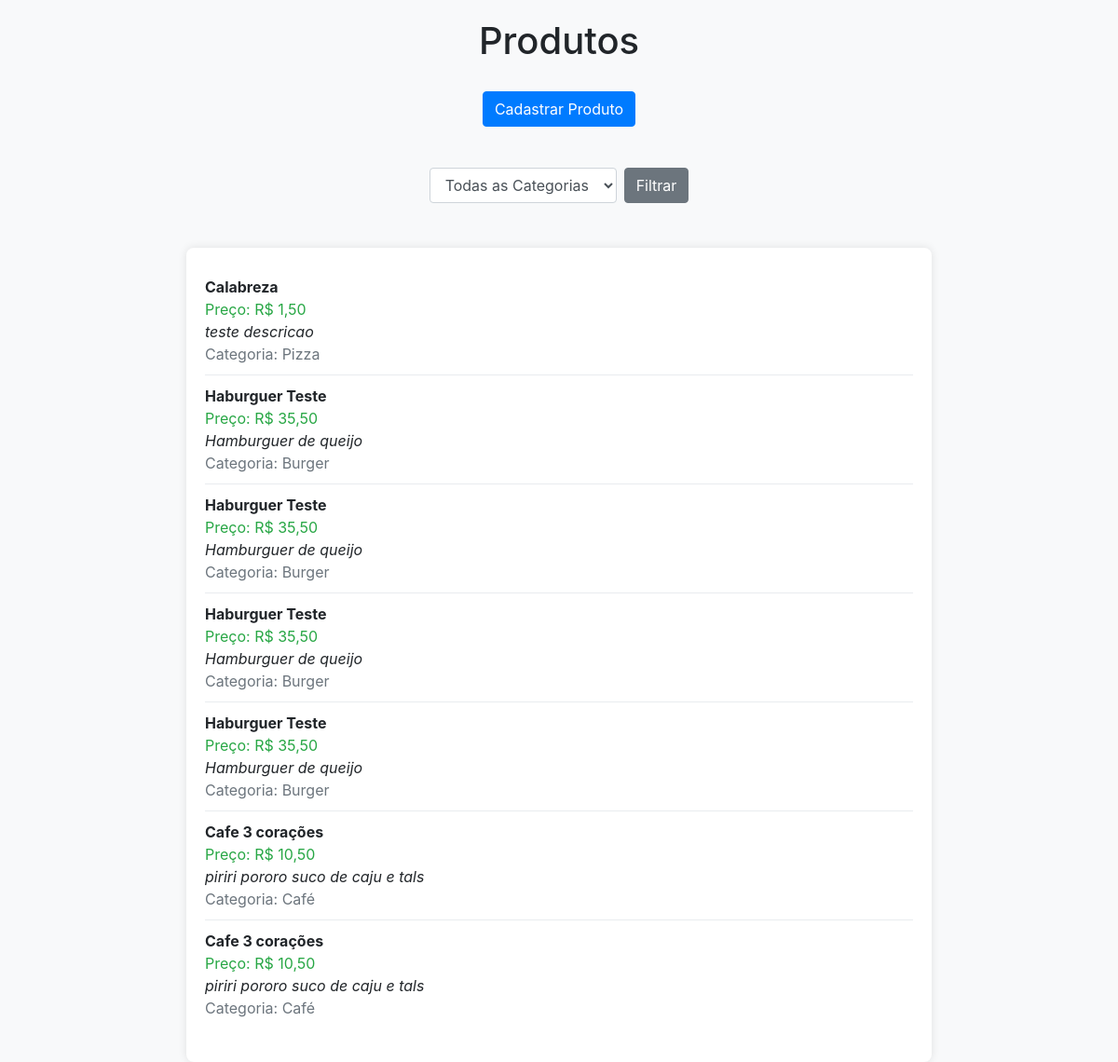
The page / on the database its author committed.
### restaurante/models.py (models this page shows, shortened)
class Produto(models.Model):
    nome = models.TextField()
    preco = models.DecimalField(max_digits=10, decimal_places=2)
    descricao = models.TextField()
    categoria = models.ForeignKey(Categoria, on_delete=models.CASCADE)

class Categoria(models.Model):
    nome_categoria = models.TextField()

### restaurante/views.py (the view)
# urls.py: path('', views.produtos, name='home'),
def produtos(request):
    categorias = Categoria.objects.all()
    categoria_filtro = request.GET.get('categoria')
    if categoria_filtro:
        produtos = Produto.objects.filter(categoria__id=categoria_filtro)
    else:
        produtos = Produto.objects.all()
    return render(request, 'produtos.html', {'produtos': produtos, 'categorias': categorias})

### restaurante/templates/produtos.html (shortened to what this page needs)
<!DOCTYPE html>
<html lang="pt-BR">
<head>
    <link rel="stylesheet" href="https://stackpath.bootstrapcdn.com/bootstrap/4.5.2/css/bootstrap.min.css">
</head>
<body>
    <h1>Produtos</h1>
    <div class="container text-center">
        <a href="{% url 'cadastrar_produto' %}" class="btn btn-primary btn-cadastrar">Cadastrar Produto</a>
        <form method="GET" action="" class="form-inline justify-content-center mt-4">
            <select name="categoria" id="categoria" class="form-control">
                <option value="">Todas as Categorias</option>
            </select>
            <button type="submit" class="btn btn-secondary ml-2">Filtrar</button>
        </form>
    </div>
    <div class="product-list mt-5">
        <ul class="list-unstyled">
            {% for produto in produtos %}
            <li class="product-item">
                <span class="product-name">{{ produto.nome }}</span><br>
                <span class="product-price">Preço: R$ {{ produto.preco }}</span><br>
                <span class="product-description">{{ produto.descricao }}</span><br>
                <span class="product-category">Categoria: {{ produto.categoria.nome_categoria }}</span>
            </li>
            {% endfor %}
        </ul>
    </div>
</body>
</html>

### restaurante/templates/produtos.html (style rules this page uses)
body { background-color: #f8f9fa; }
h1 { text-align: center; margin-top: 20px; margin-bottom: 30px; }
.product-list { max-width: 800px; margin: 0 auto; padding: 20px; background-color: #ffffff; border-radius: 8px; box-shadow: 0 0 10px rgba(0, 0, 0, 0.1); }
.product-item { border-bottom: 1px solid #e9ecef; padding: 10px 0; }
.product-item:last-child { border-bottom: none; }
.product-name { font-weight: bold; }
.product-price { color: #28a745; }
.product-description { font-style: italic; }
.product-category { color: #6c757d; }
.btn-cadastrar { margin-bottom: 20px; }

### rows shown on the page
Produto: nome "Calabreza", preco "1,50", descricao "teste descricao", categoria.nome_categoria "Pizza"
Produto: nome "Haburguer Teste", preco "35,50", descricao "Hamburguer de queijo", categoria.nome_categoria "Burger"
Produto: nome "Haburguer Teste", preco "35,50", descricao "Hamburguer de queijo", categoria.nome_categoria "Burger"
Produto: nome "Haburguer Teste", preco "35,50", descricao "Hamburguer de queijo", categoria.nome_categoria "Burger"
Produto: nome "Haburguer Teste", preco "35,50", descricao "Hamburguer de queijo", categoria.nome_categoria "Burger"
Produto: nome "Cafe 3 corações", preco "10,50", descricao "piriri pororo suco de caju e tals", categoria.nome_categoria "Café"
Produto: nome "Cafe 3 corações", preco "10,50", descricao "piriri pororo suco de caju e tals", categoria.nome_categoria "Café"
